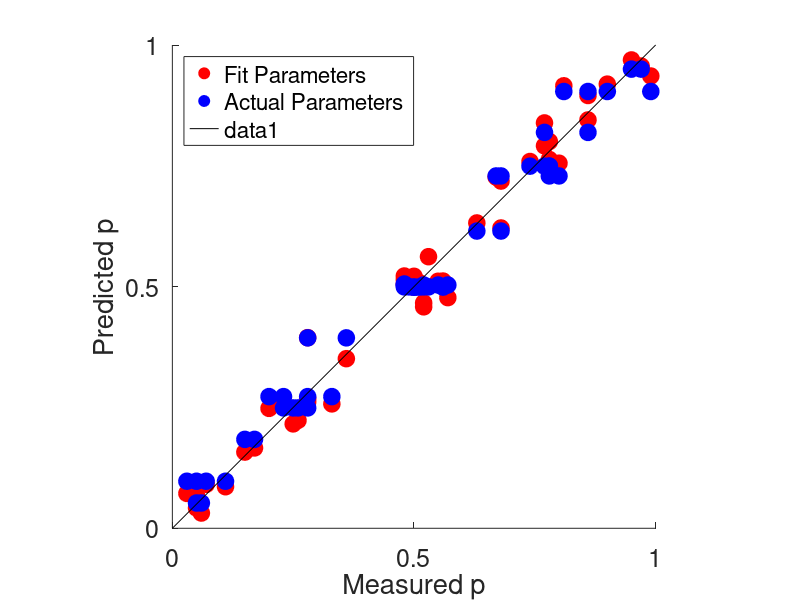

Write MATLAB code to recreate this figure. (Note: this script raises an error after producing the figure.)
% PlotsWithSavedParams
%
% Plot out the results of a fit to simulated data, based on parameters
% we saved by hand after running a long demo fit.

%% Clear and close and load
clear; close all; 
load('returnedParamsTemp.mat')
plotWeibullFitsToData = 1; 

%% Plot measured vs. predicted probabilities
theDataProb = theResponsesFromSimulatedData./nTrials;
figure; hold on
plot(theDataProb,predictedProbabilitiesBasedOnSolution,'ro','MarkerSize',12,'MarkerFaceColor','r');
plot(theDataProb,probabilitiesComputedForSimulatedData,'bo','MarkerSize',12,'MarkerFaceColor','b');
legend('Fit Parameters', 'Actual Parameters', 'Location', 'NorthWest')
plot([0 1],[0 1],'k');
axis('square')
axis([0 1 0 1]);
set(gca,  'FontSize', 18);
xlabel('Measured p');
ylabel('Predicted p');
set(gca, 'xTick', [0, 0.5, 1]);
set(gca, 'yTick', [0, 0.5, 1]);

%% Fit cubic spline to the data
% We do this separately for color and material dimension
ppColor = spline(materialMatchColorCoords, returnedMaterialMatchColorCoords);
ppMaterial = spline(colorMatchMaterialCoords, returnedColorMatchMaterialCoords);
xMinTemp = floor(min([returnedMaterialMatchColorCoords, returnedColorMatchMaterialCoords]))-0.5; 
xMaxTemp = ceil(max([returnedMaterialMatchColorCoords, returnedColorMatchMaterialCoords]))+0.5;
xTemp = max(abs([xMinTemp xMaxTemp]));
xMin = -xTemp;
xMax = xTemp;
yMin = xMin; 
yMax = xMax;
splineOverX = linspace(xMin,xMax,1000);
inferredPositionsColor = ppval(splineOverX,ppColor); 
inferredPositionsMaterial  = ppval(splineOverX,ppMaterial); 

%% Plot positions from fit versus actual simulated positions 
figure; 
subplot(1,2,1); hold on % plot of material positions
plot(materialMatchColorCoords,returnedMaterialMatchColorCoords,'ro',splineOverX, inferredPositionsColor, 'r');
plot([xMin xMax],[yMin yMax],'--', 'LineWidth', 1, 'color', [0.5 0.5 0.5]);
title('Color dimension')
axis([xMin, xMax,yMin, yMax])
axis('square')
xlabel('"True" position');
ylabel('Inferred position');
set(gca, 'xTick', [xMin, 0, xMax],'FontSize', 18);
set(gca, 'yTick', [yMin, 0, yMax],'FontSize', 18);

% Set large range of values for fittings
subplot(1,2,2); hold on % plot of material positions
title('Material dimension')
plot(colorMatchMaterialCoords,returnedColorMatchMaterialCoords,'bo',splineOverX,inferredPositionsMaterial, 'b');
plot([xMin xMax],[yMin yMax],'--', 'LineWidth', 1, 'color', [0.5 0.5 0.5]);
axis([xMin, xMax,yMin, yMax])
axis('square')
xlabel('"True" position');
ylabel('Inferred position');
set(gca, 'xTick', [xMin, 0, xMax],'FontSize', 18);
set(gca, 'yTick', [yMin, 0, yMax],'FontSize', 18);

%% Plot the color and material of the stimuli obtained from the fit in the 2D representational space
figure; hold on; 
plot(returnedMaterialMatchColorCoords, zeros(size(returnedMaterialMatchColorCoords)),'ro', 'MarkerFaceColor', 'r', 'MarkerSize', 12); 
line([xMin, xMax], [0,0],'color', 'k'); 
plot(zeros(size(returnedColorMatchMaterialCoords)), returnedColorMatchMaterialCoords, 'bo','MarkerFaceColor', 'b', 'MarkerSize', 12); 
axis([xMin, xMax,yMin, yMax])
line([0,0],[yMin, yMax],  'color', 'k'); 
axis('square')
xlabel('color positions', 'FontSize', 18);
ylabel('material positions','FontSize', 18);

%% Plot descriptive Weibull fits to the data
if plotWeibullFitsToData
    for i = 1:size(responseFromSimulatedData,2);
        if i == 4
            fixPoint = 1;
        else
            fixPoint = 0;
        end
        [theSmoothPreds(:,i), theSmoothVals(:,i)] = ColorMaterialModelGetValuesFromFits(simulatedProbabilities(:,i)',colorMatchMaterialCoords, fixPoint);
    end
    ColorMaterialModelPlotFits(theSmoothVals, theSmoothPreds, materialMatchColorCoords, simulatedProbabilities);
end

%% Plot predictions of the model through the actual data 
%
% First check the positions of color (material) match on color (material) axis.  
% Signal if there is an error. 
returnedMaterialMatchMaterialCoord = ppval(targetMaterialCoord, ppMaterial);
returnedColorMatchColorCoord =  ppval(targetColorCoord, ppColor);
if ~(returnedMaterialMatchMaterialCoord == 0)
    error('Target material coordinate did not map to zero.')
end
if ~(returnedColorMatchColorCoord == 0)
    error('Target color coordinates did not map to zero.')
end

% Find the predicted probabilities for a range of possible color coordinates 
%rangeOfColorCoordinates = linspace(xMin, xMax, 100)';
rangeOfMaterialMatchColorCoordinates = materialMatchColorCoords';

% Loop over each material coordinate of the color match, to get a predicted
% curve for each one.
for whichMaterialCoordinate = 1:length(colorMatchMaterialCoords)
    % Get the inferred material position for this color match
    returnedColorMatchMaterialCoord(whichMaterialCoordinate) = ppval(colorMatchMaterialCoords(whichMaterialCoordinate), ppMaterial);
    
    % Get the inferred color position for a range of material matches
    for whichColorCoordinate = 1:length(rangeOfMaterialMatchColorCoordinates)
        % Get the position of the material match
        returnedMaterialMatchColorCoord(whichColorCoordinate) = ppval(rangeOfMaterialMatchColorCoordinates(whichColorCoordinate), ppColor);
                
        % Compute the model predictions
        modelPredictions(whichColorCoordinate, whichMaterialCoordinate) = ColorMaterialModelComputeProb(targetColorCoord,targetMaterialCoord, ...
            returnedColorMatchColorCoord,returnedMaterialMatchColorCoord(whichColorCoordinate),...
            returnedColorMatchMaterialCoord(whichMaterialCoordinate), returnedMaterialMatchMaterialCoord, returnedW, returnedSigma);
    end
end

[~,modelPredictions2] = ColorMaterialModelComputeLogLikelihood(pairColorMatchMatrialCoordIndices,pairMaterialMatchColorCoordIndices,theResponsesFromSimulatedData,nTrials,...
    returnedColorMatchMaterialCoords,returnedMaterialMatchColorCoords,params.targetIndex,...
    returnedW, returnedSigma);

%% Make sure the numbers we compute from the model now match those we computed in the demo program
figure; clf; hold on
plot(predictedProbabilitiesBasedOnSolution(:),modelPredictions(:),'ro','MarkerSize',12,'MarkerFaceColor','r');
plot(predictedProbabilitiesBasedOnSolution(:),modelPredictions2(:),'bo','MarkerSize',12,'MarkerFaceColor','b');
xlim([0 1]); ylim([0,1]); axis('square');

rangeOfMaterialMatchColorCoordinates = repmat(rangeOfMaterialMatchColorCoordinates,[1, length(materialMatchColorCoords)]);
ColorMaterialModelPlotFits(rangeOfMaterialMatchColorCoordinates, modelPredictions, materialMatchColorCoords, simulatedProbabilities, xMin, xMax);
